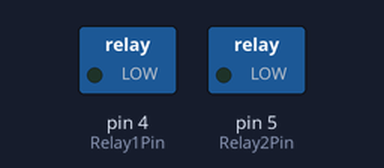
This sketch was run on a simulated Arduino Uno, built with avr-gcc and run on an emulated ATmega328P. Parts: switched loads named in the sketch (green lamp = pin HIGH).

Above: at 0.1 s.
At 5.1 s:
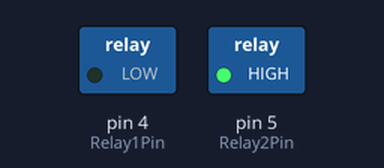
Timing chart, 0 to 6.6 s (numbered marks = the images above):
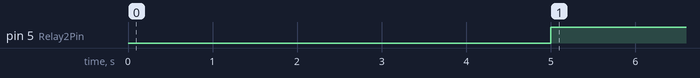

Measured:
- by itself, pin 5 (Relay2Pin): LOW → HIGH at 5.0 s

The sketch:

Control_System_for_Motor_Direction_using_TWO_Relay__code_.ino
```cpp
const int Relay1Pin =  4;
const int Relay2Pin =  5;
int Relay1State = LOW;
int Relay2State = HIGH;

void setup() {
  // put your setup code here, to run once:

pinMode(4,OUTPUT);
pinMode(5,OUTPUT);

}

void loop() {
  // put your main code here, to run repeatedly:

  if (Relay1State == HIGH)
  {
    Relay1State = LOW;
  }
  else if (Relay2State == LOW)
  {
    Relay2State = HIGH;
  }
  digitalWrite(4, Relay1State);
  delay(5000);
  digitalWrite(5, Relay2State);
  delay(5000);
}
```
